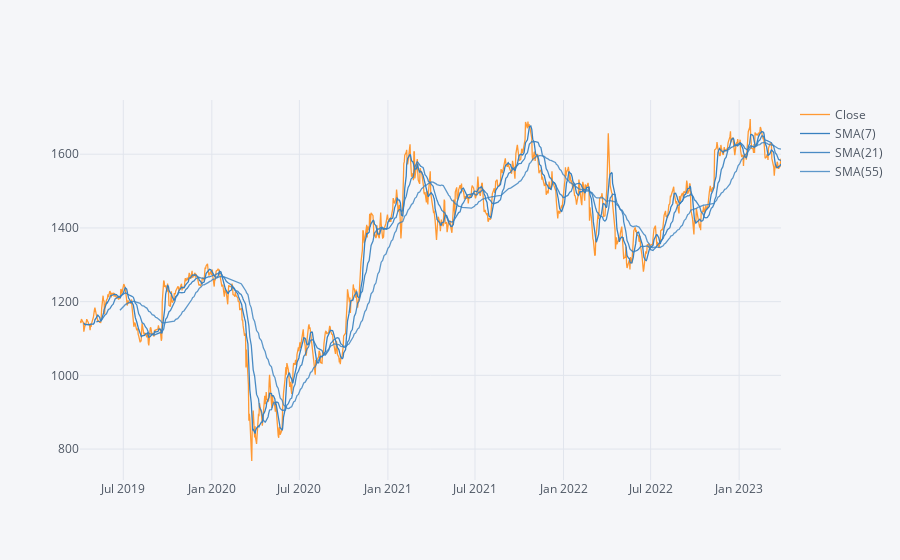

Notebook cell for this chart:
### Code cell
df["Close"].loc['2019-04-01 00:05:30' : '2023-03-31 00:05:30'].ta_plot(study='sma', periods=[7,21,55])

### Figure 1 — Plotly figure (JSON) as saved in the notebook; plotly's stock layout.template omitted (floating-point values rounded to 4 significant figures; data arrays with more than 128 entries replaced by an {"elided": "..."} marker saying what was removed)
{"data": [{"line": {"color": "rgba(255, 153, 51, 1.0)", "dash": "solid", "shape": "linear", "width": 1.3}, "mode": "lines", "name": "Close", "text": "", "x": {"elided": "990 str values"}, "y": {"elided": "990 float values"}, "type": "scatter"}, {"line": {"color": "rgba(55, 128, 191, 1.0)", "dash": "solid", "shape": "linear", "width": 1.3}, "mode": "lines", "name": "SMA(7)", "text": "", "x": {"elided": "990 str values"}, "y": {"elided": "990 mixed values"}, "type": "scatter"}, {"line": {"color": "rgba(55, 128, 191, 0.8999999999999999)", "dash": "solid", "shape": "linear", "width": 1.3}, "mode": "lines", "name": "SMA(21)", "text": "", "x": {"elided": "990 str values"}, "y": {"elided": "990 mixed values"}, "type": "scatter"}, {"line": {"color": "rgba(55, 128, 191, 0.7999999999999998)", "dash": "solid", "shape": "linear", "width": 1.3}, "mode": "lines", "name": "SMA(55)", "text": "", "x": {"elided": "990 str values"}, "y": {"elided": "990 mixed values"}, "type": "scatter"}], "layout": {"legend": {"bgcolor": "#F5F6F9", "font": {"color": "#4D5663"}}, "paper_bgcolor": "#F5F6F9", "plot_bgcolor": "#F5F6F9", "title": {"font": {"color": "#4D5663"}}, "xaxis": {"gridcolor": "#E1E5ED", "showgrid": true, "tickfont": {"color": "#4D5663"}, "title": {"font": {"color": "#4D5663"}, "text": ""}, "zerolinecolor": "#E1E5ED"}, "yaxis": {"gridcolor": "#E1E5ED", "showgrid": true, "tickfont": {"color": "#4D5663"}, "title": {"font": {"color": "#4D5663"}, "text": ""}, "zerolinecolor": "#E1E5ED"}}}
